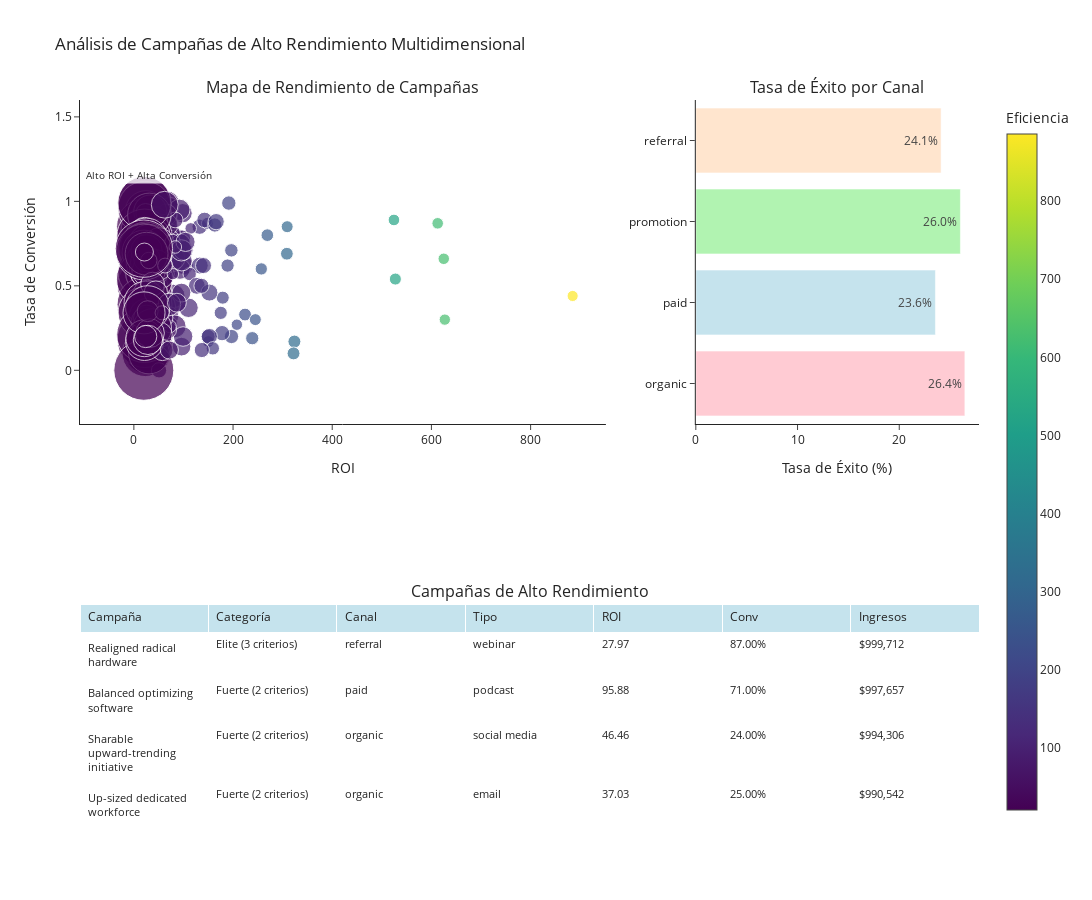

This figure's notebook cell:
### Code cell
# Identify high-performance campaigns using multiple criteria
import plotly.figure_factory as ff

# Define performance thresholds (75th percentile for each metric)
roi_threshold = df['roi_numeric'].quantile(0.75)
conversion_threshold = df['conversion_rate'].quantile(0.75)
efficiency_threshold = (df['revenue'] / df['budget']).quantile(0.75)

# Create filter masks for each criterion
high_roi = df['roi_numeric'] >= roi_threshold
high_conversion = df['conversion_rate'] >= conversion_threshold
high_efficiency = (df['revenue'] / df['budget']) >= efficiency_threshold

# Identify campaigns that meet multiple criteria
# All three criteria
elite_campaigns = df[high_roi & high_conversion & high_efficiency].copy()
# At least two criteria
strong_campaigns = df[(high_roi & high_conversion) | (high_roi & high_efficiency) | 
                     (high_conversion & high_efficiency)].copy()
strong_campaigns = strong_campaigns[~strong_campaigns.index.isin(elite_campaigns.index)]

# Add performance category
elite_campaigns['performance_category'] = 'Elite (3 criterios)'
strong_campaigns['performance_category'] = 'Fuerte (2 criterios)'

# Combine the filtered campaigns
high_performers = pd.concat([elite_campaigns, strong_campaigns])

# Calculate proportion of successful campaigns by channel and type
success_by_channel = high_performers['channel'].value_counts() / df['channel'].value_counts() * 100
success_by_type = high_performers['type'].value_counts() / df['type'].value_counts() * 100

# Create a scatter plot with quadrants
fig = make_subplots(
    rows=2, cols=2,
    column_widths=[0.65, 0.35],
    row_heights=[0.6, 0.4],
    specs=[
        [{"type": "scatter"}, {"type": "bar"}],
        [{"type": "table", "colspan": 2}, None]
    ],
    subplot_titles=("Mapa de Rendimiento de Campañas", 
                   "Tasa de Éxito por Canal",
                   "Campañas de Alto Rendimiento")
)

# Add main scatter plot (ROI vs Conversion Rate, size = Budget, color = Efficiency)
sizes = (high_performers['budget'] / high_performers['budget'].max() * 50) + 10
fig.add_trace(
    go.Scatter(
        x=high_performers['roi_numeric'],
        y=high_performers['conversion_rate'],
        mode='markers',
        marker=dict(
            size=sizes,
            color=high_performers['revenue'] / high_performers['budget'],
            colorscale='Viridis',
            colorbar=dict(title="Eficiencia"),
            showscale=True,
            line=dict(width=1, color='white')
        ),
        text=high_performers['campaign_name'],
        customdata=np.stack((
            high_performers['performance_category'],
            high_performers['channel'],
            high_performers['type'],
            high_performers['budget'],
            high_performers['revenue'],
            high_performers['campaign_duration']
        ), axis=1),
        hovertemplate='<b>%{text}</b><br>' +
                      'Categoría: %{customdata[0]}<br>' +
                      'Canal: %{customdata[1]}<br>' +
                      'Tipo: %{customdata[2]}<br>' +
                      'ROI: %{x:.2f}<br>' +
                      'Conv.: %{y:.2%}<br>' +
                      'Presupuesto: $%{customdata[3]:,.2f}<br>' +
                      'Ingresos: $%{customdata[4]:,.2f}<br>' +
                      'Duración: %{customdata[5]} días',
    ),
    row=1, col=1
)

# Add threshold lines
fig.add_shape(
    type="line", line=dict(dash="dash", color="red"),
    x0=roi_threshold, y0=0, x1=roi_threshold, y1=1.6,
    row=1, col=1
)
fig.add_shape(
    type="line", line=dict(dash="dash", color="red"),
    x0=0, y0=conversion_threshold, x1=900, y1=conversion_threshold,
    row=1, col=1
)

# Add annotations for quadrants
fig.add_annotation(
    x=roi_threshold*1.5, y=conversion_threshold*1.5,
    text="Alto ROI + Alta Conversión",
    showarrow=False, font=dict(size=10),
    bgcolor="rgba(255, 255, 255, 0.8)",
    row=1, col=1
)

# Add success rate by channel bar chart
fig.add_trace(
    go.Bar(
        y=success_by_channel.index,
        x=success_by_channel.values,
        orientation='h',
        marker_color=pastel_colors[:len(success_by_channel)],
        text=[f'{x:.1f}%' for x in success_by_channel.values],
        textposition='auto',
        hovertemplate='<b>%{y}</b><br>Tasa de éxito: %{x:.1f}%',
    ),
    row=1, col=2
)

# Create a table with top performers
top_high_performers = high_performers.nlargest(10, 'revenue')
table_data = [
    top_high_performers['campaign_name'],
    top_high_performers['performance_category'],
    top_high_performers['channel'],
    top_high_performers['type'],
    [f'{x:.2f}' for x in top_high_performers['roi_numeric']],
    [f'{x:.2%}' for x in top_high_performers['conversion_rate']],
    [f'${x:,.0f}' for x in top_high_performers['revenue']],
]

fig.add_trace(
    go.Table(
        header=dict(
            values=['Campaña', 'Categoría', 'Canal', 'Tipo', 'ROI', 'Conv', 'Ingresos'],
            fill_color='rgba(173, 216, 230, 0.7)',
            align='left',
            font=dict(size=12)
        ),
        cells=dict(
            values=table_data,
            fill_color='white',
            align='left',
            font=dict(size=11),
            height=30
        )
    ),
    row=2, col=1
)

# Update layout
fig.update_layout(
    height=900,
    width=1100,
    title_text="Análisis de Campañas de Alto Rendimiento Multidimensional",
    showlegend=False,
    template='simple_white',
)

# Update axes
fig.update_xaxes(title_text="ROI", row=1, col=1)
fig.update_yaxes(title_text="Tasa de Conversión", row=1, col=1)
fig.update_xaxes(title_text="Tasa de Éxito (%)", row=1, col=2)

# Show plot
fig.show()

# Print summary statistics
print(f"Campañas de rendimiento élite (3 criterios): {len(elite_campaigns)}")
print(f"Campañas de rendimiento fuerte (2 criterios): {len(strong_campaigns)}")

# Calculate average metrics by performance category
performance_metrics = high_performers.groupby('performance_category').agg({
    'roi_numeric': 'mean',
    'conversion_rate': 'mean',
    'revenue': 'mean',
    'budget': 'mean',
    'campaign_duration': 'mean',
    'revenue': lambda x: x.sum() / high_performers['budget'].sum()
}).rename(columns={'revenue': 'overall_efficiency'})

print("\nMétricas promedio por categoría:")
print(performance_metrics)

# Identify common characteristics
print("\nCaracterísticas comunes de campañas de alto rendimiento:")
print(f"- Canales dominantes: {', '.join(success_by_channel.nlargest(2).index.tolist())}")
print(f"- Tipos dominantes: {', '.join(success_by_type.nlargest(2).index.tolist())}")

### Figure 1 — Plotly figure (JSON) as saved in the notebook; plotly's stock layout.template omitted (floating-point values rounded to 4 significant figures; data arrays with more than 128 entries replaced by an {"elided": "..."} marker saying what was removed)
{"data": [{"customdata": {"elided": "253x6 mixed values"}, "hovertemplate": "<b>%{text}</b><br>Categoría: %{customdata[0]}<br>Canal: %{customdata[1]}<br>Tipo: %{customdata[2]}<br>ROI: %{x:.2f}<br>Conv.: %{y:.2%}<br>Presupuesto: $%{customdata[3]:,.2f}<br>Ingresos: $%{customdata[4]:,.2f}<br>Duración: %{customdata[5]} días", "marker": {"color": {"elided": "253 float values"}, "colorbar": {"title": {"text": "Eficiencia"}}, "colorscale": [[0, "#440154"], [0.1111, "#482878"], [0.2222, "#3e4989"], [0.3333, "#31688e"], [0.4444, "#26828e"], [0.5556, "#1f9e89"], [0.6667, "#35b779"], [0.7778, "#6ece58"], [0.8889, "#b5de2b"], [1, "#fde725"]], "line": {"color": "white", "width": 1}, "showscale": true, "size": {"elided": "253 float values"}}, "mode": "markers", "text": {"elided": "253 str values"}, "type": "scatter", "x": {"elided": "253 float values"}, "xaxis": "x", "y": {"elided": "253 float values"}, "yaxis": "y"}, {"hovertemplate": "<b>%{y}</b><br>Tasa de éxito: %{x:.1f}%", "marker": {"color": ["rgba(255, 182, 193, 0.7)", "rgba(173, 216, 230, 0.7)", "rgba(144, 238, 144, 0.7)", "rgba(255, 218, 185, 0.7)"]}, "orientation": "h", "text": ["26.4%", "23.6%", "26.0%", "24.1%"], "textposition": "auto", "type": "bar", "x": [26.45, 23.55, 26.01, 24.11], "xaxis": "x2", "y": ["organic", "paid", "promotion", "referral"], "yaxis": "y2"}, {"cells": {"align": "left", "fill": {"color": "white"}, "font": {"size": 11}, "height": 30, "values": [["Realigned radical hardware", "Balanced optimizing software", "Sharable upward-trending initiative", "Up-sized dedicated workforce", "Advanced systematic complexity", "Reverse-engineered static infrastructure", "Object-based didactic intranet", "Ergonomic incremental utilization", "Seamless bifurcated firmware", "Versatile bandwidth-monitored time-frame"], ["Elite (3 criterios)", "Fuerte (2 criterios)", "Fuerte (2 criterios)", "Fuerte (2 criterios)", "Fuerte (2 criterios)", "Fuerte (2 criterios)", "Fuerte (2 criterios)", "Elite (3 criterios)", "Elite (3 criterios)", "Elite (3 criterios)"], ["referral", "paid", "organic", "organic", "organic", "referral", "paid", "promotion", "organic", "organic"], ["webinar", "podcast", "social media", "email", "podcast", "email", "social media", "webinar", "webinar", "email"], ["27.97", "95.88", "46.46", "37.03", "527.27", "79.61", "152.37", "31.25", "33.75", "25.21"], ["87.00%", "71.00%", "24.00%", "25.00%", "54.00%", "44.00%", "46.00%", "92.00%", "90.00%", "82.00%"], ["$999,712", "$997,657", "$994,306", "$990,542", "$989,733", "$987,205", "$986,258", "$985,935", "$984,261", "$979,402"]]}, "domain": {"x": [0, 1], "y": [0, 0.3]}, "header": {"align": "left", "fill": {"color": "rgba(173, 216, 230, 0.7)"}, "font": {"size": 12}, "values": ["Campaña", "Categoría", "Canal", "Tipo", "ROI", "Conv", "Ingresos"]}, "type": "table"}], "layout": {"annotations": [{"font": {"size": 16}, "showarrow": false, "text": "Mapa de Rendimiento de Campañas", "x": 0.2925, "xanchor": "center", "xref": "paper", "y": 1, "yanchor": "bottom", "yref": "paper"}, {"font": {"size": 16}, "showarrow": false, "text": "Tasa de Éxito por Canal", "x": 0.8425, "xanchor": "center", "xref": "paper", "y": 1, "yanchor": "bottom", "yref": "paper"}, {"font": {"size": 16}, "showarrow": false, "text": "Campañas de Alto Rendimiento", "x": 0.5, "xanchor": "center", "xref": "paper", "y": 0.3, "yanchor": "bottom", "yref": "paper"}, {"bgcolor": "rgba(255, 255, 255, 0.8)", "font": {"size": 10}, "showarrow": false, "text": "Alto ROI + Alta Conversión", "x": 30.06, "xref": "x", "y": 1.155, "yref": "y"}], "height": 900, "shapes": [{"line": {"color": "red", "dash": "dash"}, "type": "line", "x0": 20.04, "x1": 20.04, "xref": "x", "y0": 0, "y1": 1.6, "yref": "y"}, {"line": {"color": "red", "dash": "dash"}, "type": "line", "x0": 0, "x1": 900, "xref": "x", "y0": 0.77, "y1": 0.77, "yref": "y"}], "showlegend": false, "title": {"text": "Análisis de Campañas de Alto Rendimiento Multidimensional"}, "width": 1100, "xaxis": {"anchor": "y", "domain": [0, 0.585], "title": {"text": "ROI"}}, "xaxis2": {"anchor": "y2", "domain": [0.685, 1], "title": {"text": "Tasa de Éxito (%)"}}, "yaxis": {"anchor": "x", "domain": [0.55, 1], "title": {"text": "Tasa de Conversión"}}, "yaxis2": {"anchor": "x2", "domain": [0.55, 1]}}}
